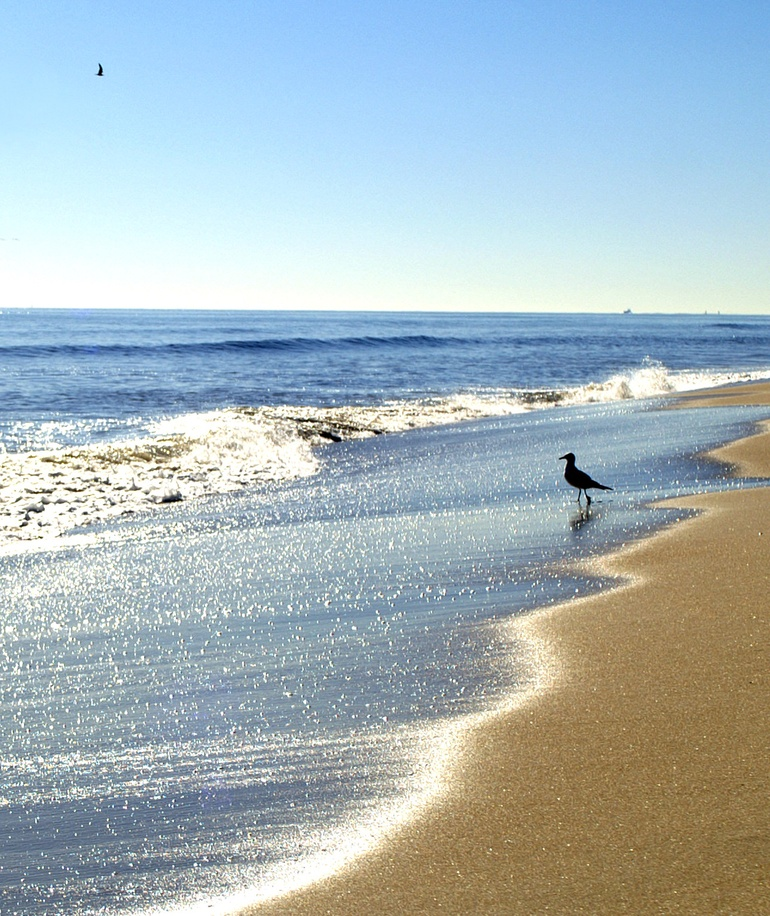
%> input picture ch06/sunandsea.jpg, 770 x 916 px, shrunk from 1288 x 1532 before the run
$ octave ch06_texture.m   (GNU Octave 9; MATLAB toolbox functions it lacks are replaced by stand-ins)
%> lines starting %> are read from the running program, lines starting %| are printed output that depends on the picture
A=imread('sunandsea.jpg') ;                                 %Read image
%> A is the input picture: size 916x770x3 uint8; mean R, G, B 167.3, 183.2, 188.5
I=rgb2gray(A);                                              %Convert to grey-scale
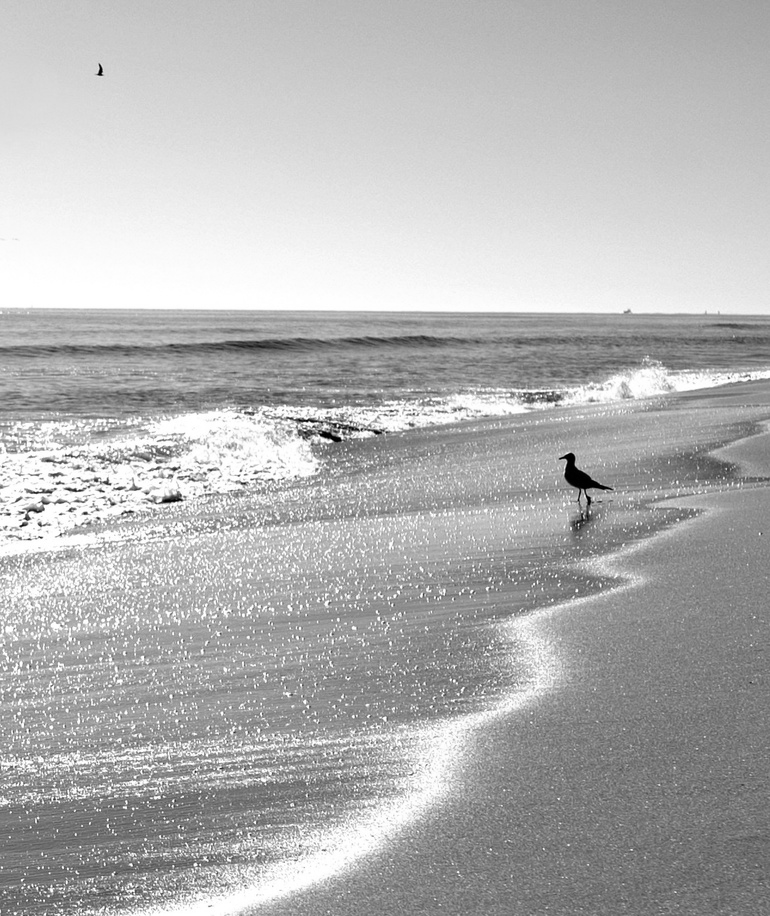
%> I: size 916x770 uint8; min 0, max 255, mean 179
J = stdfilt(I);                                             %Apply local standard deviaton filter
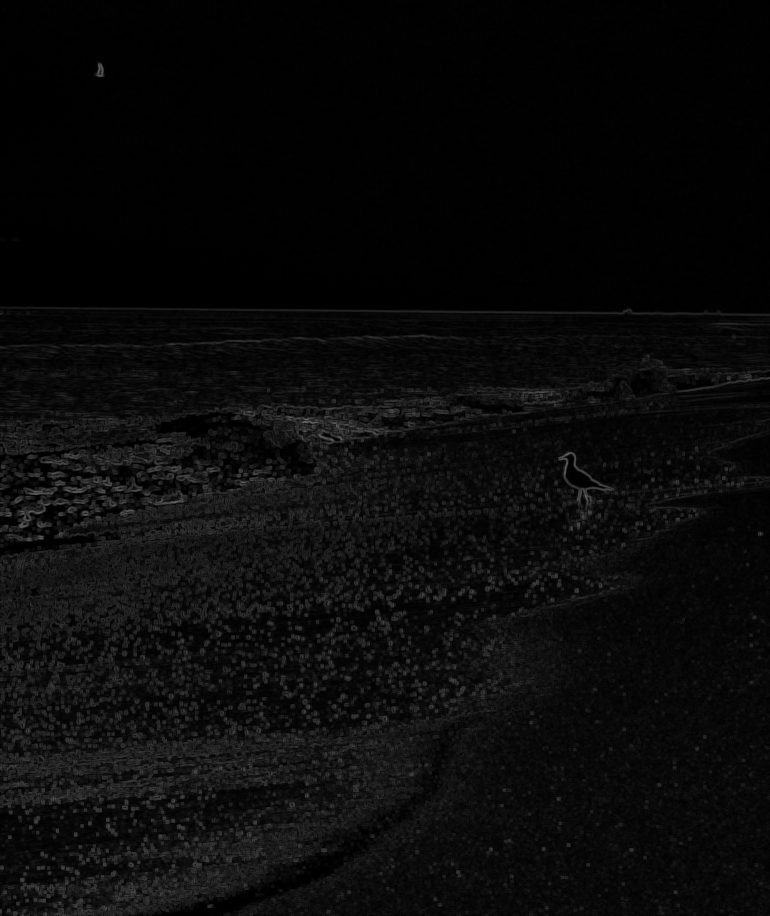
%> J: size 916x770 double; min 0, max 100.7, mean 10.9
subplot(1,4,1), imshow(I); subplot(1,4,2),imshow(J,[]);     %Display original and processed
J = entropyfilt(I,ones(15));                                %Apply entropy filter over 15x15 neighbourhood
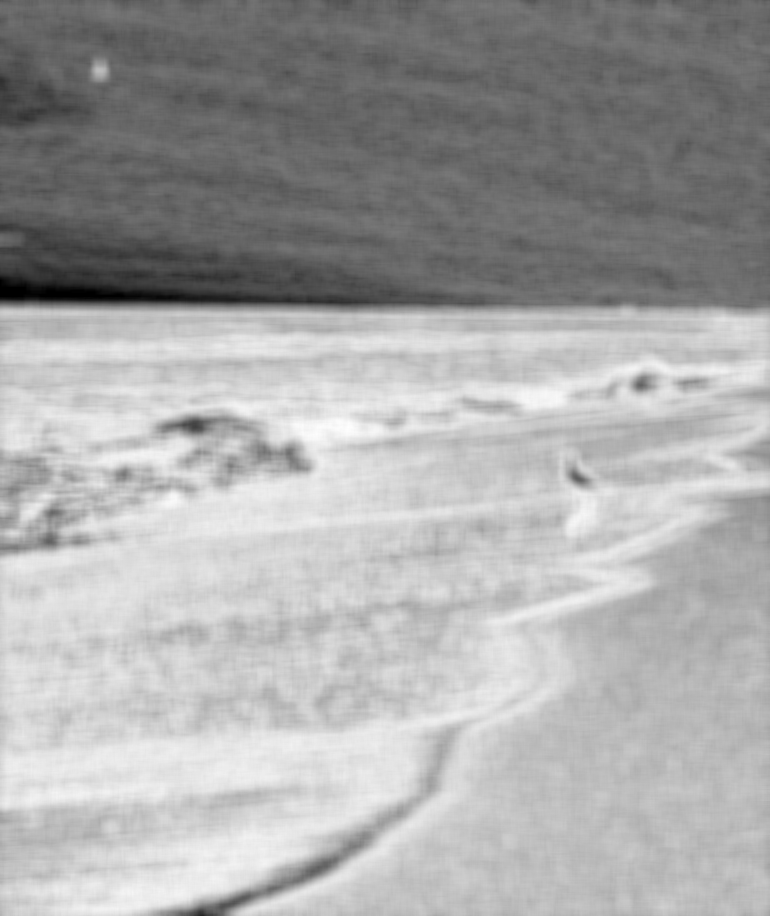
%> J: size 916x770 double; min 0, max 7.15, mean 4.71; drawn with min black and max white
subplot(1,4,3),imshow(J,[]);                                %Display processed result
J = rangefilt(I,ones(5));                                   %Apply range filter over 5x5 neighbourhood
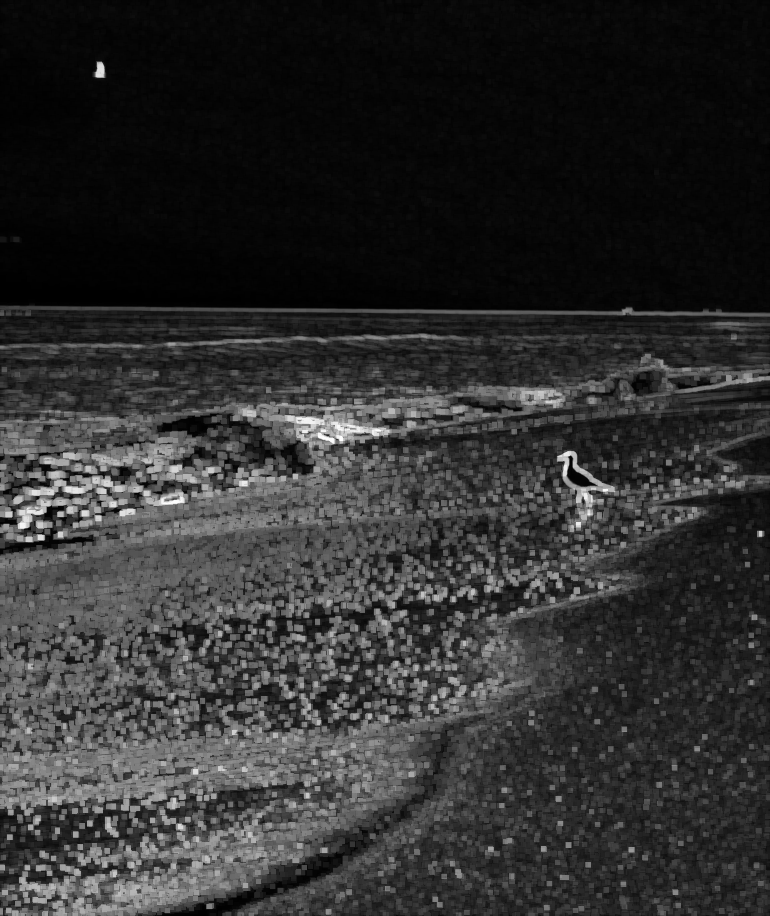
%> J: size 916x770 uint8; min 0, max 254, mean 47.4
subplot(1,4,4),imshow(J,[]);                                %Display processed result

%COMMENTS: This file shows the effect of three different texture filters
%based on calculating the variance (standard devn), range and entropy over
%a locally defined neighbourhood
